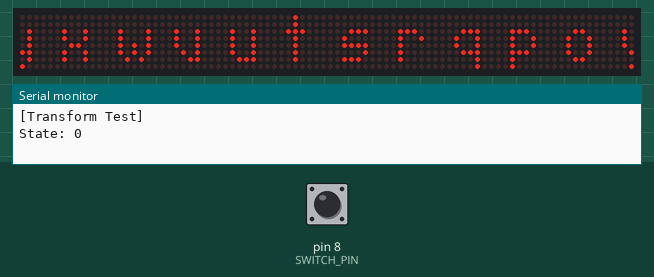
Recording of a sketch running on a simulated Arduino Uno, built with avr-gcc and run on an emulated ATmega328P. Parts: 88×8 LED matrix, the last lines printed to the serial monitor. Inputs (shaded band) come from the test bench; at power-on: pin 8 (SWITCH_PIN) HIGH.

Above: at 1.2 s.
1.3 s: pin 8 (SWITCH_PIN) pulled LOW for 0.15 s
At 1.7 s:
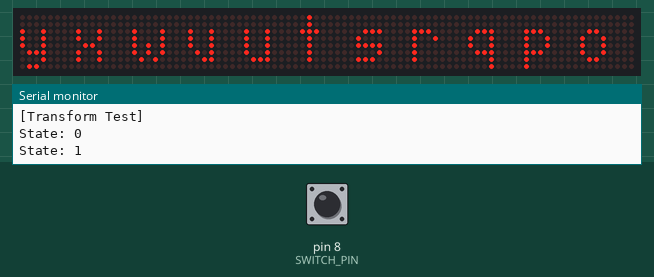
3.3 s: pin 8 (SWITCH_PIN) pulled LOW for 1 s
At 4.2 s:
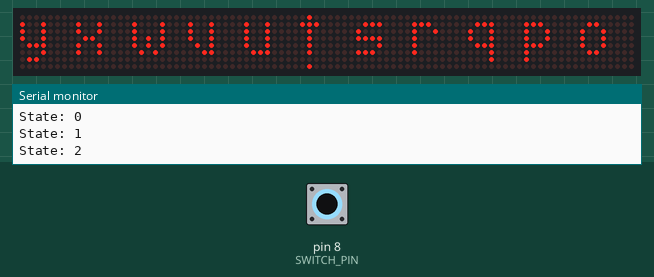
Timing chart, 0 to 6.3 s (numbered marks = the images above; inputs shaded):
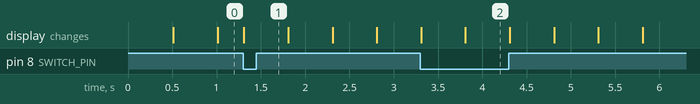

The sketch:

MD_MAX72xx_Shift.ino
```cpp
// Program to exercise the MD_MAX72XX library
//
// Test the library transformation functions

#include <MD_MAX72xx.h>
#include <SPI.h>

// Use a button to transfer between transformations or just do it on a timer basis
#define USE_SWITCH_INPUT  1

#define SWITCH_PIN  8 // switch pin if enabled - active LOW

// We always wait a bit between updates of the display
#define  DELAYTIME  500  // in milliseconds

// Number of times to repeat the transformation animations
#define REPEATS_PRESET  16

// Define the number of devices we have in the chain and the hardware interface
// NOTE: These pin numbers will probably not work with your hardware and may
// need to be adapted
#define HARDWARE_TYPE MD_MAX72XX::PAROLA_HW
#define MAX_DEVICES   11
#define WRAPAROUND_MODE MD_MAX72XX::ON

#define CLK_PIN   13  // or SCK
#define DATA_PIN  11  // or MOSI
#define CS_PIN    10  // or SS

// SPI hardware interface
MD_MAX72XX mx = MD_MAX72XX(HARDWARE_TYPE, CS_PIN, MAX_DEVICES);
// Arbitrary pins
//MD_MAX72XX mx = MD_MAX72XX(HARDWARE_TYPE, DATA_PIN, CLK_PIN, CS_PIN, MAX_DEVICES);


bool changeState(void)
{
  bool b = false;

#if USE_SWITCH_INPUT

  static int8_t	lastStatus = HIGH;
  int8_t	status = digitalRead(SWITCH_PIN);

  b = (lastStatus == HIGH) && (status == LOW);
  lastStatus = status;
#else
  static uint32_t	lastTime = 0;
  static uint8_t	repeatCount = 0;

  if (repeatCount == 0)
    repeatCount = REPEATS_PRESET;

  if (millis()-lastTime >= DELAYTIME)
  {
    lastTime = millis();
    b = (--repeatCount == 0);
  }
#endif

  return(b);
}

void transformDemo(MD_MAX72XX::transformType_t tt, bool bNew)
{
  static uint32_t lastTime = 0;

  if (bNew)
  {
    mx.clear();

    for (uint8_t i=0; i<MAX_DEVICES; i++)
    mx.setChar(((i+1)*COL_SIZE)-1, 'o'+i);
    lastTime = millis();
  }

  if (millis() - lastTime >= DELAYTIME)
  {
    mx.transform(0, MAX_DEVICES-1, tt);
    lastTime = millis();
  }
}

void setup()
{
  mx.begin();
  // use wraparound mode
  mx.control(MD_MAX72XX::WRAPAROUND, WRAPAROUND_MODE);

#if USE_SWITCH_INPUT
  pinMode(SWITCH_PIN, INPUT_PULLUP);
#endif

  Serial.begin(57600);
  Serial.println("[Transform Test]");
}

void loop()
{
  static int8_t tState = -1;
  static bool bNew = true;

  if (bNew)
  {
    tState = (tState+1) % 8;
    Serial.print("State: "); Serial.println(tState);
  }

  switch (tState)
  {
    case 0: transformDemo(MD_MAX72XX::TSL,  bNew);  break;
    case 1: transformDemo(MD_MAX72XX::TSR,  bNew);  break;
    case 2: transformDemo(MD_MAX72XX::TSU,  bNew);  break;
    case 3: transformDemo(MD_MAX72XX::TSD,  bNew);  break;
    case 4: transformDemo(MD_MAX72XX::TFUD, bNew);  break;
    case 5: transformDemo(MD_MAX72XX::TFLR, bNew);  break;
    case 6: transformDemo(MD_MAX72XX::TRC,  bNew);  break;
    case 7: transformDemo(MD_MAX72XX::TINV, bNew);  break;
    default:  tState = 0; // just in case
  }

  bNew = changeState();
}
```
